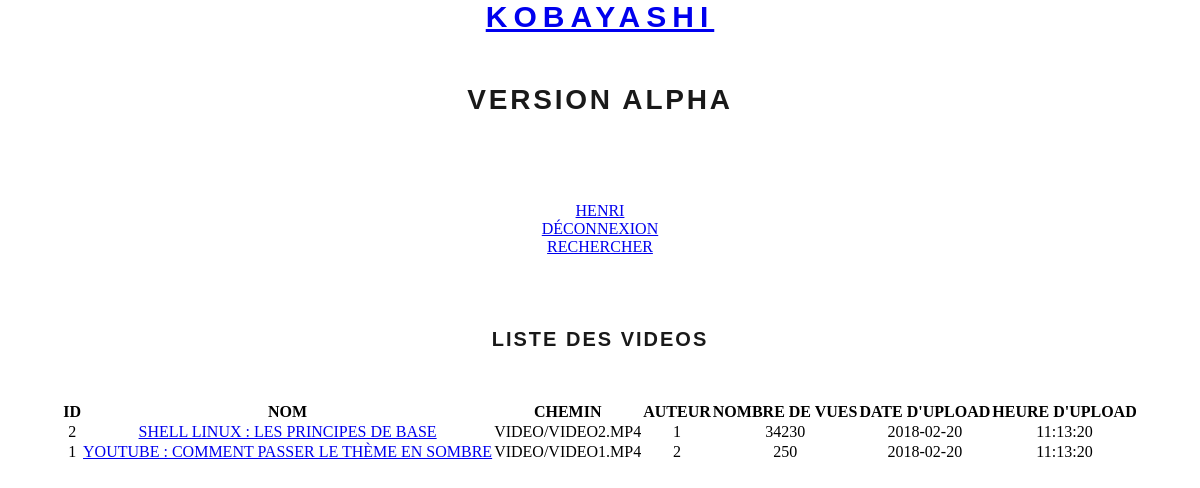
The app's page / (signed in) with its own data.
### tables this page shows
CREATE TABLE video(
	vidID INT PRIMARY KEY NOT NULL AUTO_INCREMENT,
	vidNom varchar(80),
	vidChemin varchar(255),
	vidDate date,
	vidHour time,
	vidVues int(255),
	vidAutorID int,
	foreign key (vidAutorID) references user(usrID)
);

### controleur/controleur.php (called while the page is built, shortened)
<?php
		include ("modele/modele.php");
		class Controleur
		{
			private $unModele;
			public function __construct ($serveur, $bdd, $user, $mdp, $uneTable)
			{
				$this->unModele = new Modele ($serveur, $bdd, $user, $mdp);
				$this->unModele->setTable($uneTable);
			}
			public function selectAllVideos ()
			{
				return $this->unModele->selectAllVideos();
			}
		}
?>

### settings.php (called while the page is built)
<?php
$unControleur = new Controleur("localhost","kobayashi_IA","root","root", "user");

### modele/modele.php (called while the page is built, shortened)
<?php
	class Modele
	{
		private $pdo, $table;
		public function __construct($serveur,$bdd,$user,$mdp)
		{
			$this->pdo= null;
			try
			{
			$this->pdo = new PDO ("mysql:host=".$serveur.";dbname=".$bdd,$user,$mdp);
			}
			catch (Exception $exp)
			{
				echo "<br/> Erreur de connexion à la BDD".$bdd;
			}
		}
		public function selectAllVideos ()
		{
			if ($this->pdo ==null)
			{
				return null;
			} else {
			$requete = "select * from video order by rand() limit 0,16;";
			$select = $this->pdo->prepare ($requete);
			$select->execute ();
			$resultats = $select->fetchAll();
			return $resultats;
			}
		}
	}
?>

### vue/vueListe.php (the view)
<html>
	<body>
	<center>
		<br><br><br><br>
		<h3> Liste des Videos </h3>
		<div class="container">
		<table class ="table">
		<tr>
			<th>ID</th>
			<th>Nom</th>
			<th>Chemin</th>
			<th>Auteur </th>
			<th>Nombre de vues</th>
			<th>Date d'upload</th>
			<th>Heure d'upload</th>
		</tr>
<?php
		foreach ($resultatsVideo as $unResultat)
		{
			echo "<tr>
					<td>".$unResultat['vidID']." </td>
					<td><a href='watch.php?id=".$unResultat['vidID']."'>".$unResultat['vidNom']." </a></td>
					<td>".$unResultat['vidChemin']."</td>
					<td>".$unResultat['vidAutorID']. "</td>
					<td>".$unResultat['vidVues']. "</td>
					<td>".$unResultat['vidDate']. "</td>
					<td>".$unResultat['vidHour']. "</td>
				</tr>";
		}
?>
			</table>
			</div>
		</center>
	</body>
</html>

### style.css (style rules this page uses)
* { margin : 0; padding : 0; }
a { text-transform : uppercase; }
h3 { font-family: Dosis, arial, sans-serif; font-size: 20px; text-transform: uppercase; letter-spacing: 0.1em; text-decoration: none; color: rgba(0,0,0, .9); text-align : center; margin-bottom : 50px; }
.table th { text-align: center; text-transform: uppercase; }
.table td { text-transform: uppercase; text-align: center; }

### records on screen
video: vidID "2", vidNom "SHELL LINUX : LES PRINCIPES DE BASE", vidChemin "VIDEO/VIDEO2.MP4", vidAutorID "1", vidVues "34230", vidDate "2018-02-20", vidHour "11:13:20"
video: vidID "1", vidNom "YOUTUBE : COMMENT PASSER LE THÈME EN SOMBRE", vidChemin "VIDEO/VIDEO1.MP4", vidAutorID "2", vidVues "250", vidDate "2018-02-20", vidHour "11:13:20"

### other values on screen
$_SESSION['nom'] "HENRI"
